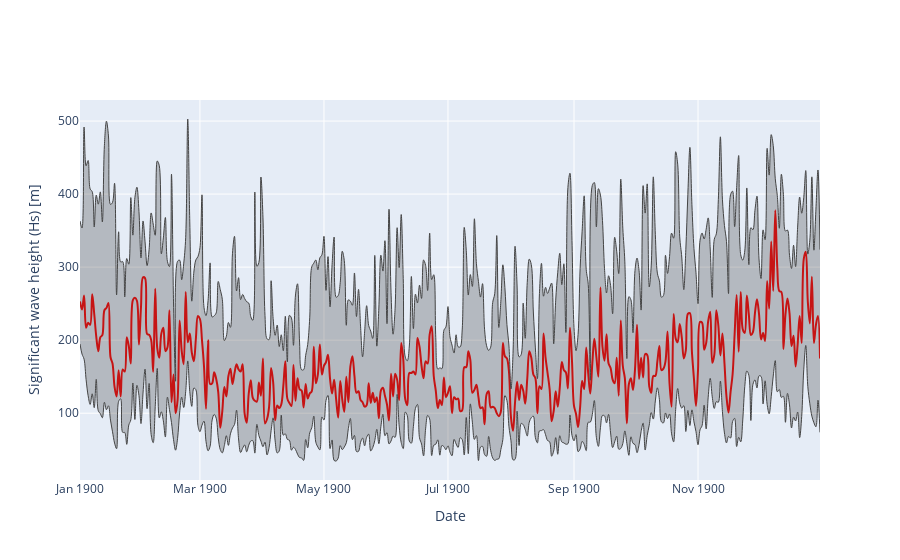

The notebook cell this image was saved under:
### Code cell
fig = go.Figure()

fig.add_trace(
    go.Scatter(
        x=pv.index,
        y=pv['P50'],
        name='Average wave height',
        mode='lines',
        line=dict(color='red', shape='spline'),
        showlegend=False
    )
)

fig.add_trace(
    go.Scatter(
        x=pv.index,
        y=pv['P95'],
        name='Upper bound',
        mode='lines',
        marker=dict(color='#444'),
        line=dict(width=1, shape='spline'),
        showlegend=False
    )
)

fig.add_trace(
    go.Scatter(
        x=pv.index,
        y=pv['P05'],
        name='Lower boud',
        marker=dict(color='#444'),
        line=dict(width=1, shape='spline'),
        mode='lines',
        fillcolor='rgba(68, 68, 68, 0.3)',
        fill='tonexty',
        showlegend=False
    )
)

fig.update_layout(
    xaxis_title='Date',
    yaxis_title='Significant wave height (Hs) [m]'
)

### Figure 1 — Plotly figure (JSON) as saved in the notebook; plotly's stock layout.template omitted (floating-point values rounded to 4 significant figures; data arrays with more than 128 entries replaced by an {"elided": "..."} marker saying what was removed)
{"data": [{"line": {"color": "red", "shape": "spline"}, "mode": "lines", "name": "Average wave height", "showlegend": false, "type": "scatter", "x": {"elided": "365 str values"}, "y": {"elided": "365 float values"}}, {"line": {"shape": "spline", "width": 1}, "marker": {"color": "#444"}, "mode": "lines", "name": "Upper bound", "showlegend": false, "type": "scatter", "x": {"elided": "365 str values"}, "y": {"elided": "365 float values"}}, {"fill": "tonexty", "fillcolor": "rgba(68, 68, 68, 0.3)", "line": {"shape": "spline", "width": 1}, "marker": {"color": "#444"}, "mode": "lines", "name": "Lower boud", "showlegend": false, "type": "scatter", "x": {"elided": "365 str values"}, "y": {"elided": "365 float values"}}], "layout": {"xaxis": {"title": {"text": "Date"}}, "yaxis": {"title": {"text": "Significant wave height (Hs) [m]"}}}}
